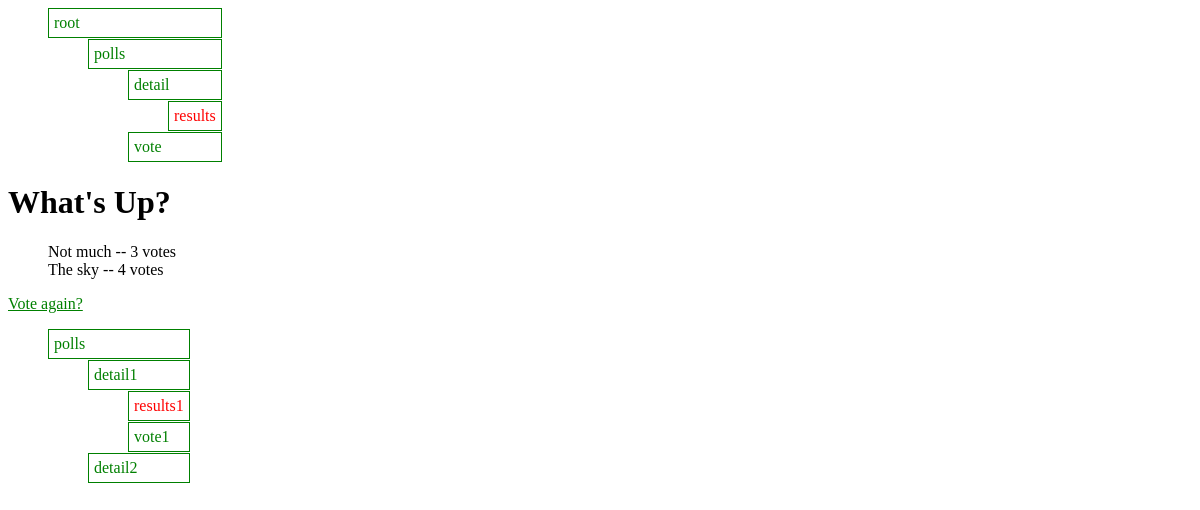
Page /polls/1/results/ on the committed database.
### menu/models.py (models this page shows, shortened)
class Menu(models.Model):
    name = models.CharField('name', max_length=50)
    root_item = models.ForeignKey(MenuItem, related_name='is_root_item_of',
                                  verbose_name='root item', null=True,
                                  blank=True, editable=False)

class MenuItem(models.Model):
    parent = models.ForeignKey('self', verbose_name='parent',
                               null=True, blank=True)
    caption = models.CharField('caption', max_length=50)
    url = models.CharField('URL', max_length=200, blank=True)
    named_url = models.CharField('named URL', max_length=200, blank=True)
    arg = models.IntegerField('argument', null=True, blank=True)
    level = models.IntegerField('level', default=0, editable=False)
    rank = models.IntegerField('rank', default=0, editable=False)
    menu = models.ForeignKey('Menu', related_name='contained_items',
                             verbose_name='menu', null=True,
                             blank=True, editable=False)
    def siblings(self):
        if not self.parent:
            return MenuItem.objects.none()
        else:
            if not self.pk:
                return self.parent.children()
            else:
                return self.parent.children().exclude(pk=self.pk)
    def siblings_urls(self):
        urls = []
        for sibling in self.siblings():
            urls.append(sibling.url)
            urls.append(sibling.reverse_named_url())
        return urls
    def children(self):
        _children = MenuItem.objects.filter(parent=self).order_by('rank',)
        for child in _children:
            child.parent = self
        return _children
    def has_children(self):
        return self.children().count() > 0
    def reverse_named_url(self):
        if self.named_url:
            if self.arg:
                url = reverse(self.named_url, args=(self.arg,))
            else:
                url = reverse(self.named_url)
        else:
            url = None
        return url
    def descendants_urls(self):
        urls = []
        for child in self.children():
            urls.append(child.url)
            urls.append(child.reverse_named_url())
            if child.has_children():
                for u in child.descendants_urls():
                    urls.append(u)
        return urls

### polls/models.py (models this page shows, shortened)
class Question(models.Model):
    question_text = models.CharField(max_length=200)
    pub_date = models.DateTimeField('date published')
    def was_published_recently(self):
        now = timezone.now()
        return now - datetime.timedelta(days=1) <= self.pub_date <= now
    was_published_recently.admin_order_field = 'pub_date'
    was_published_recently.boolean = True
    was_published_recently.short_description = 'Published recently?'

class Choice(models.Model):
    question = models.ForeignKey(Question, on_delete=models.CASCADE)
    choice_text = models.CharField(max_length=200)
    votes = models.IntegerField(default=0)

### polls/views.py (the view)
# urls.py: url(r'^(?P<pk>[0-9]+)/results/$', views.ResultsView.as_view(),
class ResultsView(generic.DetailView):
    model = Question
    template_name = 'polls/results.html'

### menu/templatetags/menu_tags.py (called while the page is built)
def draw_menu(context, menu_name):
    try:
        menu = Menu.objects.get(name=menu_name)
    except Menu.DoesNotExist as e:
        if settings.TEMPLATE_DEBUG:
            raise e
        else:
            return context
    context['menu'] = menu
    return context

def show_menu_item(context, menu_item):
    if not isinstance(menu_item, MenuItem):
        error_message = 'Given argument must be a MenuItem object.'
        raise template.TemplateSyntaxError(error_message)
    context['menu_item'] = menu_item
    return context

### polls/templates/polls/results.html
{% load menu_tags %}
{% draw_menu "polls_menu" %}
<h1>{{ question.question_text }}</h1>
<ul>
{% for choice in question.choice_set.all %}
    <li>{{ choice.choice_text }} -- {{ choice.votes }} vote{{ choice.votes|pluralize }}</li>
{% endfor %}
</ul>
<a href="{% url 'polls:detail' question.id %}">Vote again?</a>
{% draw_menu "another_menu" %}

### menu/templates/menu/menu.html
{% load menu_tags %}
{% load static %}
<link rel="stylesheet" type="text/css" href="{% static 'menu/style.css' %}" />
<ul>
  <li>
  {% if request.path == menu.root_item.url or request.path == menu.root_item.reverse_named_url %}
    <div>
      <a href="{% if menu.root_item.url %}{{ menu.root_item.url }}{% else %}{% url menu.root_item.named_url %}{% endif %}" class="current">{{ menu.root_item.caption }}</a>
    </div>
    <ul>
        {% for child_item in menu.root_item.children %}
          <li>
            <div>
              <a href="{% if child_item.url %}
                          {{ child_item.url }}
                      {% else %}
                          {% if child_item.arg %}
                              {% url child_item.named_url child_item.arg %}
                          {% else %}
                              {% url child_item.named_url %}
                          {% endif %}
                      {% endif %}">{{ child_item.caption }}</a>
            </div>
          </li>
        {% endfor %}
    </ul>
  {% else %}
    <div>
      <a href="{% if menu.root_item.url %}{{ menu.root_item.url }}{% else %}{% url menu.root_item.named_url %}{% endif %}">{{ menu.root_item.caption }}</a>
    </div>
    <ul>
      {% for menu_item in menu.root_item.children %}
          {% show_menu_item menu_item %}
      {% endfor %}
    </ul>
  {% endif %}
  </li>
</ul>

### menu/templates/menu/menu_item.html (shortened to what this page needs)
{% load menu_tags %}
<li>{% if request.path == menu_item.url or request.path == menu_item.reverse_named_url %}
    <div>
      <a href="{% if menu_item.url %}
                  {{ menu_item.url }}
              {% else %}
                  {% if menu_item.arg %}
                      {% url menu_item.named_url menu_item.arg %}
                  {% else %}
                      {% url menu_item.named_url %}
                  {% endif %}
              {% endif %}" class="current">{{ menu_item.caption }}</a>
    </div>
    {% elif request.path in menu_item.siblings_urls  %}
    <div>
      <a href="{% if menu_item.url %}
                  {{ menu_item.url }}
              {% else %}
                  {% if menu_item.arg %}
                      {% url menu_item.named_url menu_item.arg %}
                  {% else %}
                      {% url menu_item.named_url %}
                  {% endif %}
              {% endif %}">{{ menu_item.caption }}</a>
    </div>
    {% else %}
    <div>
      <a href="{% if menu_item.url %}
                  {{ menu_item.url }}
              {% else %}
                  {% if menu_item.arg %}
                      {% url menu_item.named_url menu_item.arg %}
                  {% else %}
                      {% url menu_item.named_url %}
                  {% endif %}
              {% endif %}">{{ menu_item.caption }}</a>
    </div>
      {% if menu_item.children and request.path in menu_item.descendants_urls %}
      <ul>
        {% for child_item in menu_item.children %}
          {% show_menu_item child_item %}
        {% endfor %}
      </ul>
      {% endif %}
    {% endif %}
</li>

### menu/static/menu/style.css (style rules this page uses)
a.current { color: red; }
a { color: green; }
li a { text-decoration: none; }
li div { border: 1px solid green; margin-bottom: 1px; padding: 5px; }
ul { display: table; list-style-type: none; }

### rows in the picture
Menu: root_item.caption "root"
MenuItem: caption "polls"
MenuItem: caption "detail"
MenuItem: caption "results"
MenuItem: caption "vote"
Question: question_text "What's Up?"
Choice: choice_text "Not much", votes "3"
Choice: choice_text "The sky", votes "4"
Menu: root_item.caption "polls"
MenuItem: caption "detail1"
MenuItem: caption "results1"
MenuItem: caption "vote1"
MenuItem: caption "detail2"
